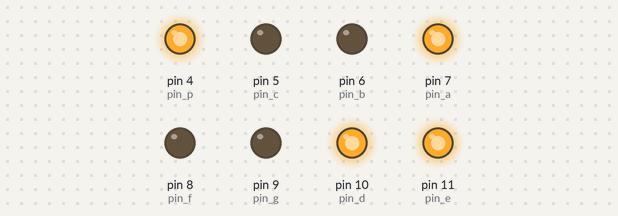
Simulated run of this sketch. Board: Arduino Uno, built with avr-gcc and run on an emulated ATmega328P. Shown: output pins drawn as LEDs (lit = HIGH). Random numbers use the default seed unless the sketch sets one.

Above: at 0.1 s.
At 5.1 s:
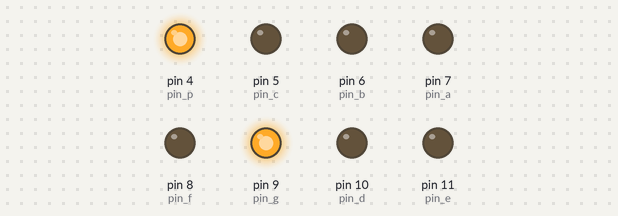
At 7.1 s:
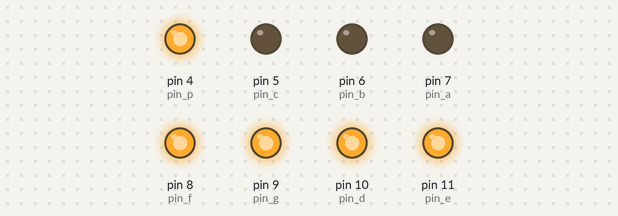
At 13.1 s:
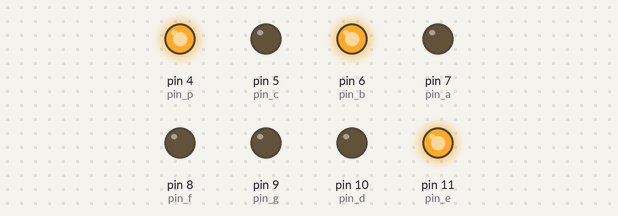
At 21.1 s:
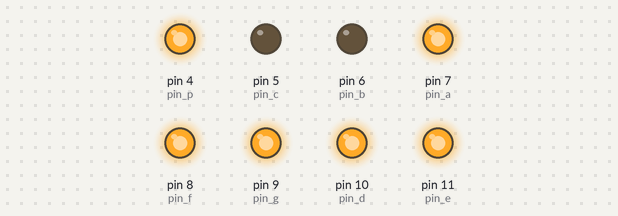
At 37.1 s:
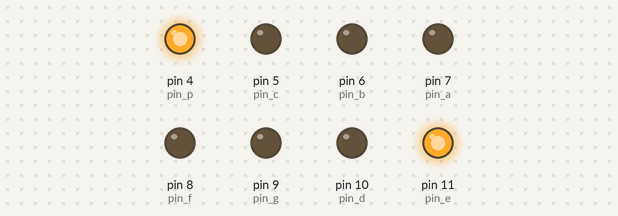
Timing chart, 0 to 40.0 s (numbered marks = the images above):
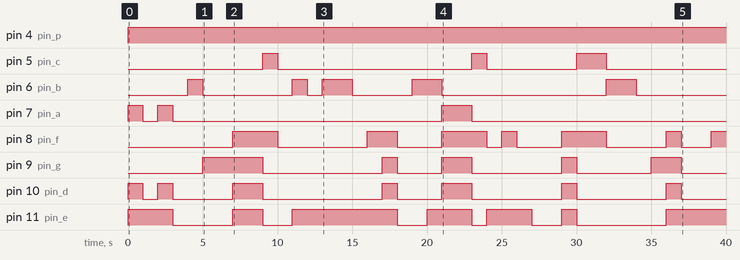

The sketch:

RandomDice.ino
```cpp
/*
 * Random Dice 随机骰子
 */
// 设置各段 LED 的引脚
int pin_a = 7;
int pin_b = 6;
int pin_c = 5;
int pin_d = 10;
int pin_e = 11;
int pin_f = 8;
int pin_g = 9;
int pin_p = 4;

int num;

// 根据共阳极/共阴极数码管段码表，定义 0~9 显示的各段开关状态
int numTable[10][8]={
  // 共阳极数码管段码，将共极接 Vcc(5v/3.3v)
  // 0 为点亮，1 为关闭
  // a  b  c  d  e  f  g  dp
  {0, 0, 0, 0, 0, 0, 1, 1},     // 0
  {1, 0, 0, 1, 1, 1, 1, 1},     // 1
  {0, 0, 1, 0, 0, 1, 0, 1},     // 2
  {0, 0, 0, 0, 1, 1, 0, 1},     // 3
  {1, 0, 0, 1, 1, 0, 0, 1},     // 4
  {0, 1, 0, 0, 1, 0, 0, 1},     // 5
  {0, 1, 0, 0, 0, 0, 0, 1},     // 6
  {0, 0, 0, 1, 1, 1, 1, 1},     // 7
  {0, 0, 0, 0, 0, 0, 0, 1},     // 8
  {0, 0, 0, 0, 1, 0, 0, 1},     // 9


  // 共阴极数码管段码,将共极接 GND
  // 1 为点亮，0 为关闭
  // a  b  c  d  e  f  g  dp
  //{1, 1, 1, 1, 1, 1, 0, 0},     // 0
  //{0, 1, 1, 0, 0, 0, 0, 0},     // 1
  //{1, 1, 0, 1, 1, 0, 1, 0},     // 2
  //{1, 1, 1, 1, 0, 0, 1, 0},     // 3
  //{0, 1, 1, 0, 0, 1, 1, 0},     // 4
  //{1, 0, 1, 1, 0, 1, 1, 0},     // 5
  //{1, 0, 1, 1, 1, 1, 1, 0},     // 6
  //{1, 1, 1, 0, 0, 0, 0, 0},     // 7
  //{1, 1, 1, 1, 1, 1, 1, 0},     // 8
  //{1, 1, 1, 1, 0, 1, 1, 0},     // 9
};

void setup(){
  // 设置 4～11 引脚为输出模式
  for (int i = 4; i <= 11; i++)
  {
    pinMode(i, OUTPUT);
  }
  // 随机种子，初始化随机数生成器
  randomSeed(analogRead(0));
}


// 根据索引显示数字
void showNum(int index){
  digitalWrite(pin_a, numTable[index][0]); //设置a 引脚的电平
  digitalWrite(pin_b, numTable[index][1]); //设置b 引脚的电平
  digitalWrite(pin_c, numTable[index][2]); //设置c 引脚的电平
  digitalWrite(pin_d, numTable[index][3]); //设置d 引脚的电平
  digitalWrite(pin_e, numTable[index][4]); //设置e 引脚的电平
  digitalWrite(pin_f, numTable[index][5]); //设置f 引脚的电平
  digitalWrite(pin_g, numTable[index][6]); //设置g 引脚的电平
  digitalWrite(pin_p, numTable[index][7]); //设置dp引脚的电平

}


void loop(){
  num = random(10); // 产生随机数
  showNum(num); // 显示随机数
  delay(1000);
}
```

Measured:
- by itself, pin 4 (pin_p): LOW → HIGH at 0.00 s
- by itself, pin 5 (pin_c): goes HIGH 1.0 s, LOW 13.0 s, HIGH 1.0 s, LOW 6.0 s, HIGH 2.0 s, then LOW
- by itself, pin 6 (pin_b): LOW → HIGH at 4.0 s, → LOW 1.0 s later, → HIGH 6.0 s later, → LOW 1.0 s later, … (10 changes in this stretch)
- by itself, pin 7 (pin_a): goes HIGH 1.0 s, LOW 1.0 s, HIGH 1.0 s, LOW 18.0 s, HIGH 2.0 s, then LOW
- by itself, pin 8 (pin_f): LOW → HIGH at 7.0 s, → LOW 3.0 s later, → HIGH 6.0 s later, → LOW 2.0 s later, … (13 changes in this stretch)
- by itself, pin 9 (pin_g): LOW → HIGH at 5.0 s, → LOW 4.0 s later, → HIGH 8.0 s later, → LOW 1.0 s later, … (10 changes in this stretch)
- by itself, pin 10 (pin_d): LOW → HIGH at 0.00 s, → LOW 1.0 s later, → HIGH 1.0 s later, → LOW 1.0 s later, … (14 changes in this stretch)
- by itself, pin 11 (pin_e): LOW → HIGH at 0.00 s, → LOW 3.0 s later, → HIGH 4.0 s later, → LOW 2.0 s later, … (13 changes in this stretch)
